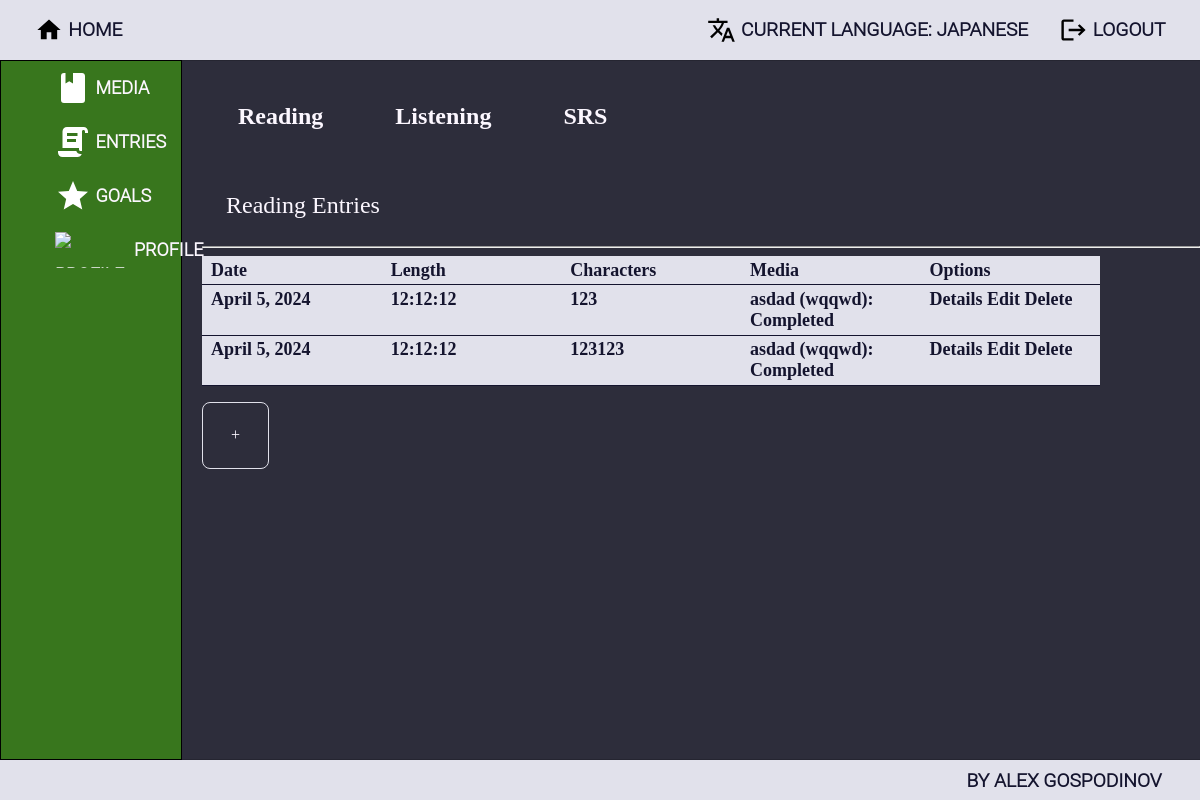
Page /entries/ (signed in) on the committed database.
### ImmersionTracker/accounts/models.py (models this page shows, shortened)
class ImmersionTrackerUser(auth_models.AbstractBaseUser, auth_models.PermissionsMixin):
    MAX_EMAIL_LENGTH = 150
    MAX_FIRST_NAME_LENGTH = 150
    MAX_LAST_NAME_LENGTH = 150
    email = models.EmailField(
        _("email address"),
        max_length=MAX_EMAIL_LENGTH,
        unique=True,
        error_messages={
            "unique": _("A user with that email already exists."),
        },
    )
    first_name = models.CharField(_("first name"), max_length=MAX_FIRST_NAME_LENGTH, blank=True)
    last_name = models.CharField(_("last name"), max_length=MAX_LAST_NAME_LENGTH, blank=True)
    is_staff = models.BooleanField(
        _("staff status"),
        default=False,
        help_text=_("Designates whether the user can log into this admin site."),
    )
    is_active = models.BooleanField(
        _("active"),
        default=True,
        help_text=_(
            "Designates whether this user should be treated as active. "
            "Unselect this instead of deleting accounts."
        ),
    )
    date_joined = models.DateTimeField(_("date joined"), default=timezone.now)
    object = ImmersionTrackerUserManager()
    USERNAME_FIELD = 'email'

class Profile(models.Model):
    NICKNAME_MAX_LENGTH = 20
    nickname = models.CharField(
        max_length=NICKNAME_MAX_LENGTH,
        blank=True,
        null=True,
    )
    current_language = models.ForeignKey('languages.Language', on_delete=models.SET_NULL, blank=True, null=True)
    user = models.OneToOneField(
        ImmersionTrackerUser,
        on_delete=models.CASCADE,
        related_name='profile',
        primary_key=True,
    )
    profile_picture = models.URLField(
        blank=True,
        null=True,
    )

### ImmersionTracker/languages/models.py (models this page shows, shortened)
class Language(HasOwnerProfile, models.Model):
    LANGUAGE_NAME_MAX_LENGTH = 20
    name = models.CharField(
        max_length=LANGUAGE_NAME_MAX_LENGTH,
        null=False,
        blank=False,
    )

### ImmersionTracker/immersion_entries/models.py (models this page shows, shortened)
class BaseEntry(HasOwnerProfile, HasLanguage, models.Model):
    time_length = models.DurationField()
    created_on = models.DateField(
        auto_now_add=True,
    )
    edited_on = models.DateField(
        auto_now=True,
    )
    class Meta:
        abstract = True

class ReadingEntry(BaseEntry):
    char_length = models.IntegerField(
        default=None,
        null=True,
        blank=True,
    )
    media = models.ForeignKey(
        ReadingMedia,
        on_delete=models.DO_NOTHING,
        related_name='entries',
    )

### ImmersionTracker/media/models.py (models this page shows, shortened)
class BaseMedia(HasOwnerProfile, HasLanguage, models.Model):
    NAME_MAX_LENGTH = 30
    TYPE_MAX_LENGTH = 20
    name = models.CharField(
        max_length=NAME_MAX_LENGTH,
        blank=False,
        null=False,
    )
    type = models.CharField(
        max_length=TYPE_MAX_LENGTH,
        blank=False,
        null=False,
    )
    link = models.URLField(
        blank=True,
        null=True,
    )
    archived = models.BooleanField(
        default=False,
    )
    def __str__(self):
        return f"{self.name} ({self.type}): {self.status}"
    class Meta:
        abstract = True

class ReadingMedia(BaseMedia):
    STATUS_MAX_LENGTH = 10
    STATUS_READING = 'Reading'
    STATUS_COMPLETED = 'Completed'
    STATUS_ONHOLD = 'On Hold'
    STATUS_DROPPED = 'Dropped'
    STATUS_CHOICES = (
        (STATUS_READING, STATUS_READING),
        (STATUS_COMPLETED, STATUS_COMPLETED),
        (STATUS_ONHOLD, STATUS_ONHOLD),
        (STATUS_DROPPED, STATUS_DROPPED),
    )
    status = models.CharField(
        max_length=STATUS_MAX_LENGTH,
        choices=STATUS_CHOICES,
    )

### ImmersionTracker/immersion_entries/views.py (the view)
# urls.py: path('', AllEntriesView.as_view(), name='all_entries'),
class AllEntriesView(LoginRequiredMixin, GetFilteredQuerysetForContextMixin, views.TemplateView):
    template_name = 'immersion_entries/all_entries.html'
    models = (ReadingEntry, ListeningEntry, SRSEntry)

### ImmersionTracker/core/mixins.py (called while the page is built)
    def dispatch(self, request, *args, **kwargs):
        if not get_current_language(request):
            return redirect('no_current_language')
        return super().dispatch(request, *args, **kwargs)

    @staticmethod
    def get_filtered_context(model, profile, lang):
        data = model.objects.filter(user_profile=profile,
                                    language=lang)
        return data

    def get_context_data(self, **kwargs):
        context = super().get_context_data(**kwargs)
        profile = get_current_profile(self.request)
        lang = get_current_language(self.request)
        for model in self.models:
            context[model._meta.model_name] = self.get_filtered_context(model, profile, lang)
        return context

### ImmersionTracker/utils.py (called while the page is built)
def get_current_profile(request):
    return Profile.objects.get(user_id=request.user.id)

def get_current_language(request):
    return get_current_profile(request).current_language

### templates/immersion_entries/all_entries.html (shortened to what this page needs)
{% extends 'base.html' %}
{% block main_content %}
<div class="entries-wrapper">
    <div class="category-tabs-wrapper">
        <div class="category-tab">Reading</div>
        <div class="category-tab">Listening</div>
        <div class="category-tab">SRS</div>
    </div>
    <div class="entry-category-box" id="reading">
        <div class="category-label"> Reading Entries </div>
        <hr>
        <div class="entry-grid-container reading">
            <div class="entry-grid"> Date </div>
                <div class="entry-grid"> Length </div>
                <div class="entry-grid"> Characters </div>
                <div class="entry-grid"> Media </div>
                <div class="entry-grid"> Options </div>
            {% for entry in readingentry %}
                <div class="entry-grid"> {{ entry.created_on }}</div>
                <div class="entry-grid"> {{ entry.time_length }}</div>
                <div class="entry-grid"> {{ entry.char_length }}</div>
                <div class="entry-grid"> {{ entry.media }}</div>
                <div class="entry-grid">
                    <a href="{% url 'reading_entry_details' pk=entry.pk %}"> Details </a>
                    <a href="{% url 'reading_entry_edit' pk=entry.pk %}"> Edit </a>
                    <a href="{% url 'reading_entry_delete' pk=entry.pk %}"> Delete </a>
                </div>
            {% endfor %}
        </div>
        <div class="create-new-content">
            <a href="{% url 'reading_entry_create' %}">+</a>
        </div>
    </div>
</div>
{% endblock %}

### templates/base.html (shortened to what this page needs)
{% load static %}
<!DOCTYPE html>
<html lang="en">
<head>
    <link rel="stylesheet" href="{% static 'style/style.css' %}">
</head>
<body>
    <header>
        <a href="{% url 'index' %}" class="header-nav header-nav-button">
            <img src="{% static 'icons/home.svg' %}" alt="icon-home">
            <span> Home </span>
        </a>
        <div class="navigation">
            <ul class="header-nav logout-and-language">
                {% if request.user.is_authenticated %}
                    <li>
                    <a class="header-nav-button" href="{% url 'languages_index' %}">
                        <img src="{% static 'icons/language.svg' %}" alt="icon-language">
                        <span>Current Language:
                            {% if request.user.profile.current_language %}
                                {{ request.user.profile.current_language.name }}
                            {% else %}
                                None
                            {% endif %}
                        </span>
                    </a>
                    </li>
                    <li>
                        <a class="header-nav-button" href="{% url 'logout' %}">
                            <img src="{% static 'icons/logout.svg' %}" alt="icon-logout">
                            <span> Logout </span>
                        </a>
                    </li>
                {% endif %}
            </ul>
        </div>
    </header>
    <div class="base-wrapper">
    <div class="sidebar">
        <ul class="sidebar-buttons">
            {% if request.user.is_authenticated %}
                <li class="sidebar-button">
                    <div class="sidebar-button-wrapper">
                        <a class="sidebar-link" href="{% url 'all_media' %}">
                            <img class="sidebar-icon" src="{% static 'icons/media.svg' %}" alt="media-icon">
                            <span>media</span>
                        </a>
                    </div>
                </li>
                <li class="sidebar-button">
                    <div class="sidebar-button-wrapper">
                        <a href="{% url 'all_entries' %}" class="sidebar-link">
                            <img class="sidebar-icon" src="{% static 'icons/entry_text.svg' %}" alt="entry-icon">
                            <span> entries </span>
                        </a>
                    </div>
                </li>
                <li class="sidebar-button">
                    <div class="sidebar-button-wrapper">
                        <a href="{% url 'all_goals' %}" class="sidebar-link">
                            <img class="sidebar-icon" src="{% static 'icons/goal.svg' %}" alt="goal-icon">
                            <span> goals </span>
                        </a>
                    </div>
                </li>
                <li class="sidebar-button">
                    <div class="sidebar-button-wrapper">
                        <a href="{% url 'profile_details' pk=request.user.id %}" class="sidebar-link">
                            <img class="sidebar-icon" src="{% static 'icons/profile.svg' %}" alt="profile-icon">
                            <span> profile </span>
                        </a>
                    </div>
                </li>
            {% endif %}
        </ul>
    </div>
        {% block main_content %}
        {% endblock %}
    </div>
    <footer class="footer">
        <p class="credit">By Alex Gospodinov</p>
    </footer>
</body>
</html>

### staticfiles/style/main.css (style rules this page uses)
body { background-color: #2d2d3b; color: #FCF7FF; height: 100vh; margin: 0; padding: 0; display: flex; flex-direction: column; }
a { color: inherit; text-decoration: none; }
.base-wrapper { flex: 1; display: flex; overflow-y: auto; overflow-x: clip; }
html { overflow: hidden; }
.create-new-content { width: 65px; height: 65px; border: 1px solid #e1e1eb; border-radius: 8px; }
.create-new-content > a { height: 100%; width: 100%; display: flex; justify-content: center; align-items: center; }

### staticfiles/style/header_footer_and_sidebar.css (style rules this page uses)
header, footer { background-color: #e1e1eb; color: #14142e; font-size: larger; font-family: "Roboto Light", sans-serif; font-weight: bold; text-transform: uppercase; height: 60px; box-shadow: 1px 0 1px black; display: flex; flex-direction: row; align-items: center; }
.footer { height: 40px; justify-content: end; padding-right: 2em; }
.navigation { display: flex; flex-direction: row; justify-content: end; flex: 1; }
.header-nav { list-style-type: none; display: flex; flex-direction: row; margin: 0 1em; }
.header-nav-button { display: flex; align-items: center; padding: 0.5em 0.8em; gap: 5px; border-radius: 8px; }
.header-nav-button > img { height: 1.5em; }
.sidebar { width: 15%; flex-shrink: 0; background-color: #38761d; border: 1px solid black; font-size: large; font-family: "Roboto Light", sans-serif; font-weight: bold; }
.sidebar > ul { list-style-type: none; text-transform: uppercase; }
.sidebar-button-wrapper { display: flex; }
.sidebar-link { width: 100%; height: 100%; display: flex; align-items: center; gap: 0.25em; }
.sidebar-link > img { box-sizing: border-box; height: 2em; margin-left: 3em; }
.sidebar-button { width: 100%; height: 3em; line-height: 3em; text-align: center; }
ul { padding: 0; margin: 0; }

### staticfiles/style/all_entries.css (style rules this page uses)
.entries-wrapper { width: 100%; padding-left: 20px; }
.category-tabs-wrapper { display: flex; flex-direction: row; height: 5em; width: 100%; margin-top: 1em; }
.category-tab { display: flex; justify-content: center; align-items: center; font-size: x-large; font-weight: bold; border-radius: 8px; padding: 1.5em; }
.entry-category-box { width: 100%; }
.entry-category-box > hr { color: #e1e1eb; }
.category-label { width: 100%; font-size: x-large; padding: 1.5em 3em 0.8em 1em; }
.entry-grid-container { margin-bottom: 1em; }
.entry-grid-container.reading { width: 90%; display: grid; grid-template-columns: repeat(5, 1fr); grid-auto-flow: row; }
.entry-grid-container > div { background-color: #e1e1eb; color: #14142e; font-size: large; font-weight: bold; border-bottom: 1px solid #14142e; padding: 0.2em 0.5em; }

### rows in the picture
ImmersionTrackerUser: user.profile.current_language.name "JAPANESE"
ReadingEntry: created_on "April 5, 2024", time_length "12:12:12", char_length "123", media "asdad (wqqwd): Completed"
ReadingEntry: created_on "April 5, 2024", time_length "12:12:12", char_length "123123", media "asdad (wqqwd): Completed"
